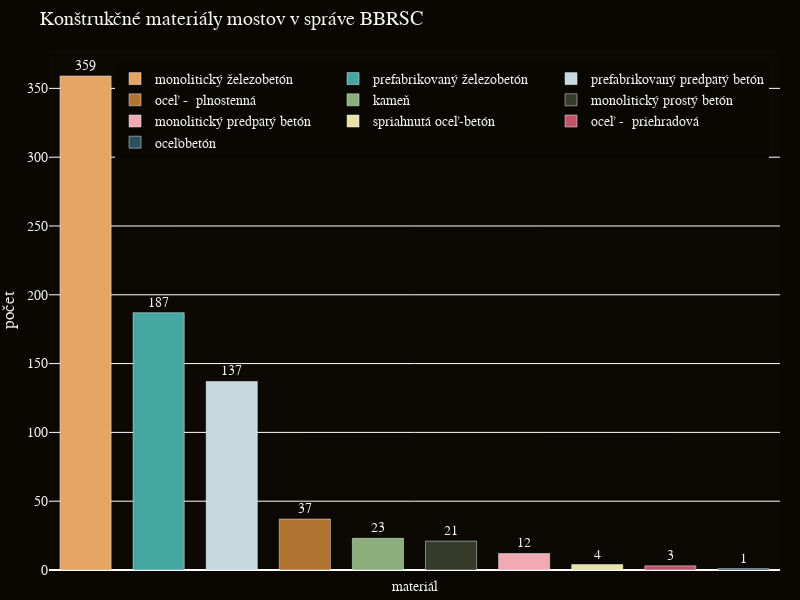

Write notebook code for a chart like this one.
### Code cell
import plotly.graph_objects as go

# Define the color palette
color_palette = ['#e7a564', '#46a7a2', '#c6d9df', '#b17431',
                 '#8bae7c', '#353a29', '#f1aab2', '#eae1a9',
                 '#c25469', '#2d505d'
                 ]

# Get the material counts
material_counts = filtered_bridges["Material"].value_counts()

# Create a bar plot
fig = go.Figure()

# Add traces for each material, include the count as text, and set textposition to 'auto' for automatic placement
for material, count, color in zip(material_counts.index, material_counts.values, color_palette):
    fig.add_trace(go.Bar(
        x=[material],  # Set x to material for vertical bars
        y=[count],
        name=material,
        marker_color=color,
        text=[count],  # Add the count as text for each bar
        textposition='outside'  # Position the text outside of bars
    ))

# Update the layout with additional configurations
fig.update_layout(
    title="Konštrukčné materiály mostov v správe BBRSC",
    yaxis_title="počet",
    xaxis=dict(
        showticklabels=False
    ),
    plot_bgcolor='#0c0803',  # Set dark background color for plot area
    paper_bgcolor='#0A0702',  # Set dark background color for paper area
    font=dict(
        family="Montserrat, sans-serif",
        size=14,
        color="#F2F5EA"  # Set font color to light
    ),
    legend=dict(
        orientation="h",  # Horizontal legend orientation
        yanchor="top",  # Anchor legend to the top
        y=0.975,  # Position the legend slightly above the plot
        xanchor="right",  # Anchor legend to the right
        x=0.985  # Align legend to the right
    ),
    margin=dict(l=0, r=20, t=50, b=30),  # Adjust margins for tight layout
    bargap=0.3,  # Increase the gap between bars for more space
    width=800,  # Set figure width
    height=600  # Set figure height
)

# Add a custom x-axis label using annotations
fig.update_layout(
    annotations=[
        dict(
            x=0.5,  # x-coordinate position (0.5 for center)
            # y-coordinate position (-0.075 places it below the bars)
            y=-0.05,
            xref='paper',  # Use 'paper' for positioning relative to the plot area
            yref='paper',  # Use 'paper' for positioning relative to the plot area
            showarrow=False,  # Do not show an arrow
            text="materiál",  # The text you want as the x-axis label
            # Match the font size with the rest of the plot
            font=dict(family="Montserrat, sans-serif", size=14),
        )
    ]
)

# Show the updated plot
fig.show()

### Figure 1 — Plotly figure (JSON) as saved in the notebook; plotly's stock layout.template omitted (floating-point values rounded to 4 significant figures)
{"data": [{"marker": {"color": "#e7a564"}, "name": "monolitický železobetón", "text": ["359"], "textposition": "outside", "type": "bar", "x": ["monolitický železobetón"], "y": [359]}, {"marker": {"color": "#46a7a2"}, "name": "prefabrikovaný železobetón", "text": ["187"], "textposition": "outside", "type": "bar", "x": ["prefabrikovaný železobetón"], "y": [187]}, {"marker": {"color": "#c6d9df"}, "name": "prefabrikovaný predpätý betón", "text": ["137"], "textposition": "outside", "type": "bar", "x": ["prefabrikovaný predpätý betón"], "y": [137]}, {"marker": {"color": "#b17431"}, "name": "oceľ -  plnostenná", "text": ["37"], "textposition": "outside", "type": "bar", "x": ["oceľ -  plnostenná"], "y": [37]}, {"marker": {"color": "#8bae7c"}, "name": "kameň", "text": ["23"], "textposition": "outside", "type": "bar", "x": ["kameň"], "y": [23]}, {"marker": {"color": "#353a29"}, "name": "monolitický prostý betón", "text": ["21"], "textposition": "outside", "type": "bar", "x": ["monolitický prostý betón"], "y": [21]}, {"marker": {"color": "#f1aab2"}, "name": "monolitický predpätý betón", "text": ["12"], "textposition": "outside", "type": "bar", "x": ["monolitický predpätý betón"], "y": [12]}, {"marker": {"color": "#eae1a9"}, "name": "spriahnutá oceľ-betón", "text": ["4"], "textposition": "outside", "type": "bar", "x": ["spriahnutá oceľ-betón"], "y": [4]}, {"marker": {"color": "#c25469"}, "name": "oceľ -  priehradová", "text": ["3"], "textposition": "outside", "type": "bar", "x": ["oceľ -  priehradová"], "y": [3]}, {"marker": {"color": "#2d505d"}, "name": "oceľobetón", "text": ["1"], "textposition": "outside", "type": "bar", "x": ["oceľobetón"], "y": [1]}], "layout": {"annotations": [{"font": {"family": "Montserrat, sans-serif", "size": 14}, "showarrow": false, "text": "materiál", "x": 0.5, "xref": "paper", "y": -0.05, "yref": "paper"}], "bargap": 0.3, "font": {"color": "#F2F5EA", "family": "Montserrat, sans-serif", "size": 14}, "height": 600, "legend": {"orientation": "h", "x": 0.985, "xanchor": "right", "y": 0.975, "yanchor": "top"}, "margin": {"b": 30, "l": 0, "r": 20, "t": 50}, "paper_bgcolor": "#0A0702", "plot_bgcolor": "#0c0803", "title": {"text": "Konštrukčné materiály mostov v správe BBRSC"}, "width": 800, "xaxis": {"showticklabels": false}, "yaxis": {"title": {"text": "počet"}}}}
